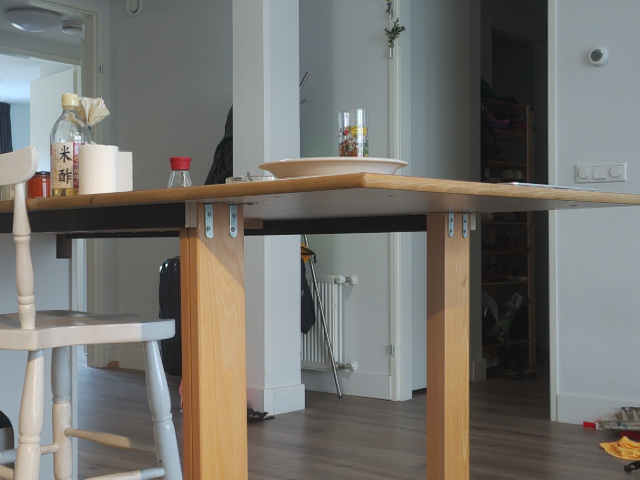
#> input picture python/pi5-camera-tool/test-data/left-0.png, 640 x 480 px
$ jupyter execute wlsfilter.ipynb   (older library calls are emulated)
#> lines starting #> are read from the running program, lines starting #| are printed output that depends on the picture
[cell 1]
import cv2
import numpy as np

# load calibration
data = np.load('../pi5-camera-tool/stereo.npy', allow_pickle=True).item()
#> (reads python/pi5-camera-tool/stereo.npy from the repository)
Kl, Dl, Kr, Dr, R, T, img_size = data['Kl'], data['Dl'], data['Kr'], data['Dr'], \
                                 data['R'], data['T'], data['img_size']
R1, R2, P1, P2, Q, validRoi1, validRoi2 = cv2.stereoRectify(Kl, Dl, Kr, Dr, img_size, R, T)
xmap1, ymap1 = cv2.initUndistortRectifyMap(Kl, Dl, R1, P1, img_size, cv2.CV_32FC1)
xmap2, ymap2 = cv2.initUndistortRectifyMap(Kr, Dr, R2, P2, img_size, cv2.CV_32FC1)

# 1. Load left and right images (rectified)
left_image = cv2.imread('./test-data/left-0.png', cv2.IMREAD_GRAYSCALE)
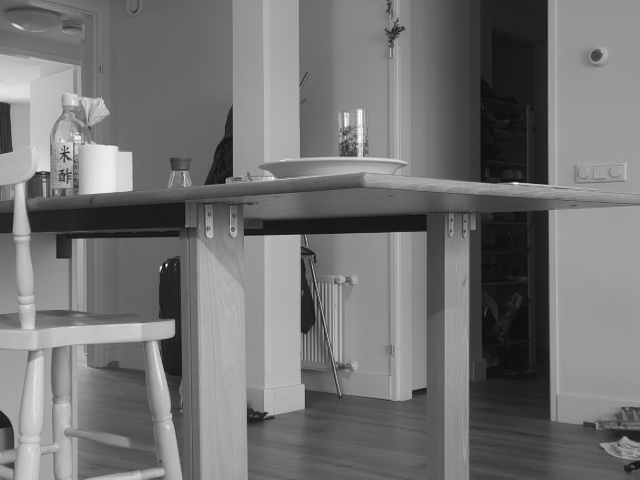
#> left_image: shape (480, 640); min 0, max 255, mean 115.5
right_image = cv2.imread('./test-data/right-0.png', cv2.IMREAD_GRAYSCALE)
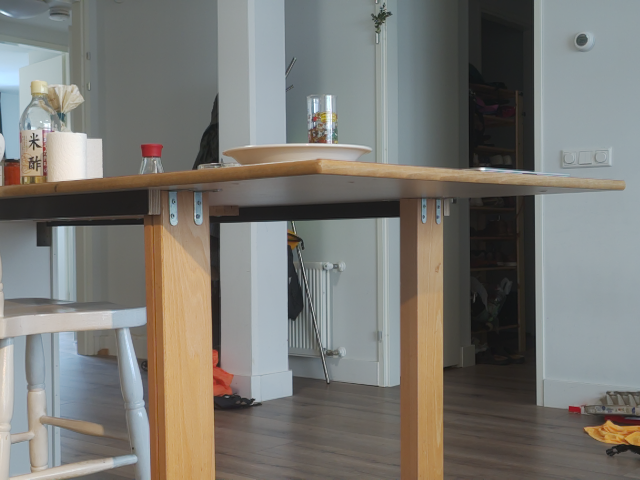
#> input picture python/pi5-camera-tool/test-data/right-0.png, 640 x 480 px
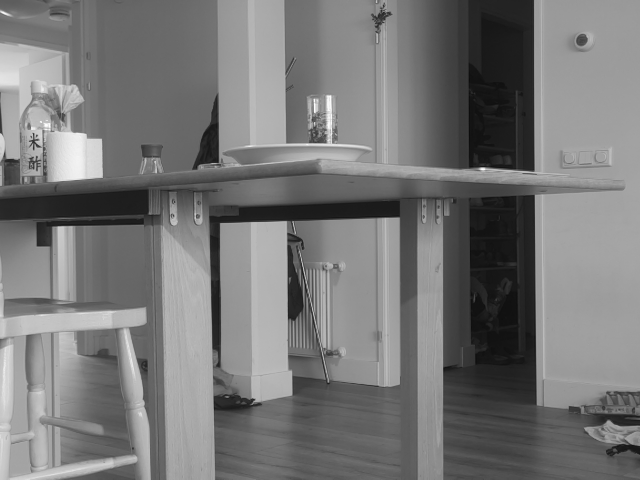
#> right_image: shape (480, 640); min 11, max 255, mean 119.2

# apply calibration
left_image = cv2.remap(left_image, xmap2, ymap2, cv2.INTER_LINEAR)
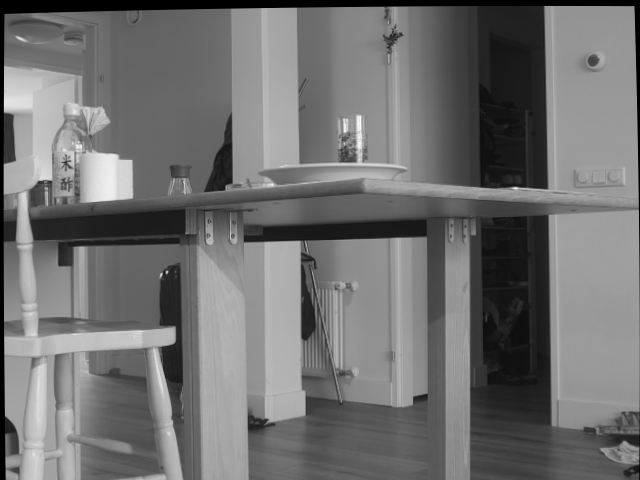
#> left_image: shape (480, 640); min 0, max 253, mean 112.4
right_image = cv2.remap(right_image, xmap2, ymap2, cv2.INTER_LINEAR)
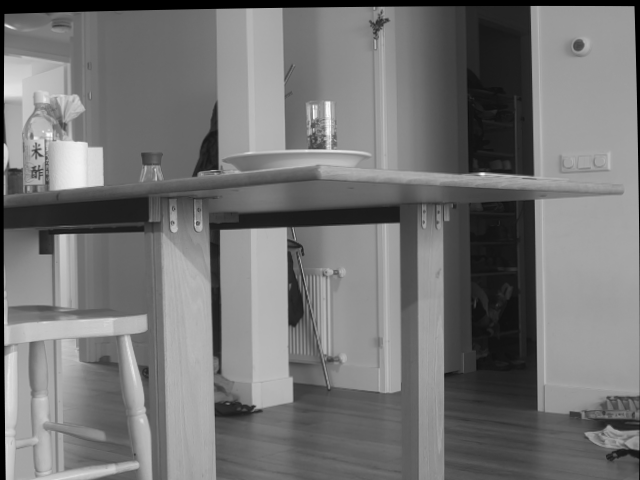
#> right_image: shape (480, 640); min 0, max 254, mean 116

# 2. Create Stereo Matcher (StereoBM or StereoSGBM)
max_disp = 128
wsize = 31
left_matcher = cv2.StereoSGBM_create(
    minDisparity=0,
    numDisparities=max_disp,
    blockSize=16,
    P1=8 * 3 * 5**2,
    P2=32 * 3 * 5**2,
    disp12MaxDiff=1,
    uniquenessRatio=15,
    speckleWindowSize=0,
    speckleRange=2,
    preFilterCap=63,
    mode=cv2.STEREO_SGBM_MODE_SGBM_3WAY
)
right_matcher = cv2.ximgproc.createRightMatcher(left_matcher)

# 3. Compute raw disparity maps
left_disp = left_matcher.compute(left_image, right_image).astype(np.float32) / 16.0
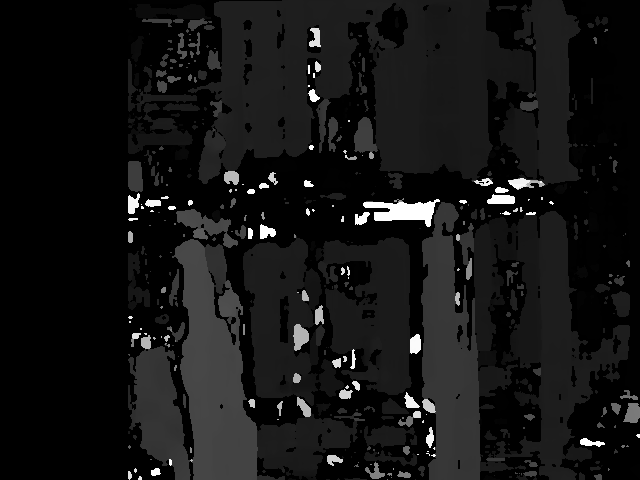
#> left_disp: shape (480, 640) float32; min -1, max 127, mean 9.4; drawn with min black and max white
right_disp = right_matcher.compute(right_image, left_image).astype(np.float32) / 16.0
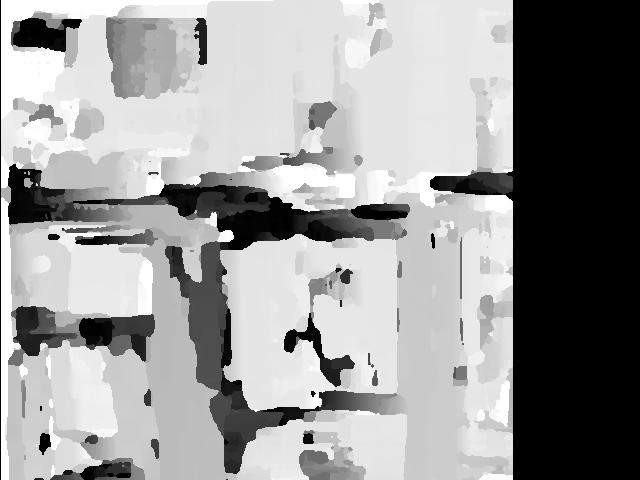
#> right_disp: shape (480, 640) float32; min -128, max 0, mean -50.98; drawn with min black and max white

# 4. Create WLS Filter
wls_filter = cv2.ximgproc.createDisparityWLSFilter(left_matcher)
wls_filter.setLambda(8000.0)
wls_filter.setSigmaColor(1.5)

# 5. Filter the disparity map
filtered_disp = wls_filter.filter(left_disp, left_image, disparity_map_right=right_disp)
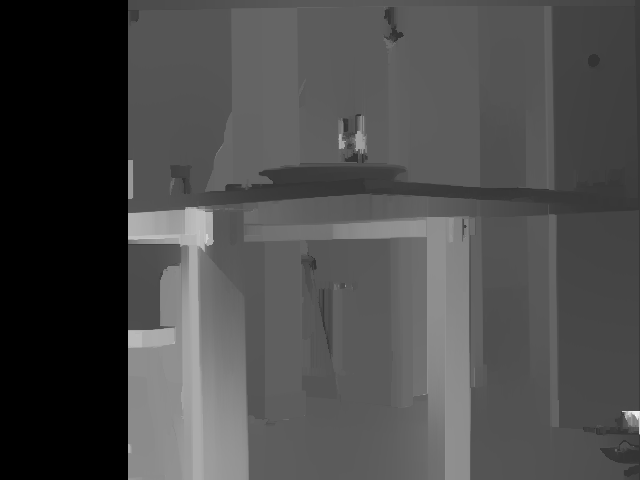
#> filtered_disp: shape (480, 640) float32; min -16, max 58.38, mean 6; drawn with min black and max white

# 6. Visualize results
cv2.imshow('Raw Disparity', (left_disp * 16).astype(np.uint8))
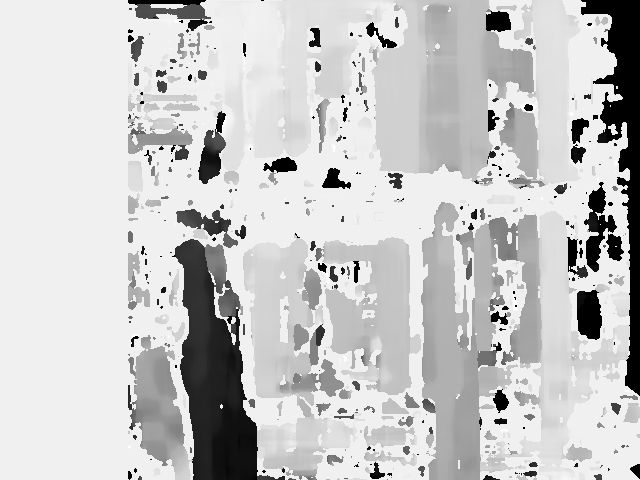
#> window 'Raw Disparity': shape (480, 640); min 0, max 255, mean 199.3
cv2.imshow('Filtered Disparity', (filtered_disp * 16).astype(np.uint8))
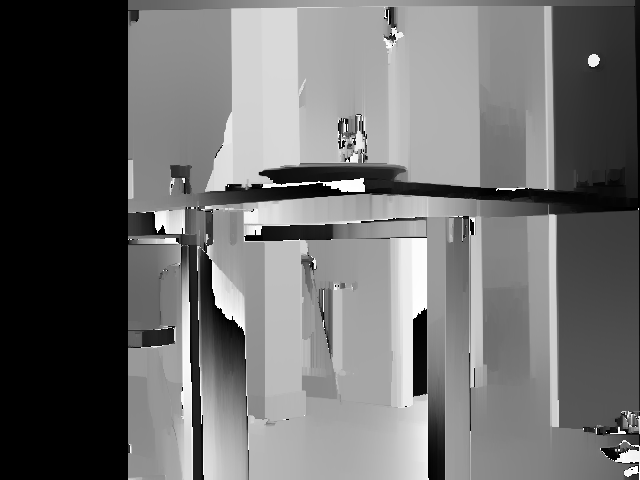
#> window 'Filtered Disparity': shape (480, 640); min 0, max 255, mean 109.2
cv2.waitKey()
